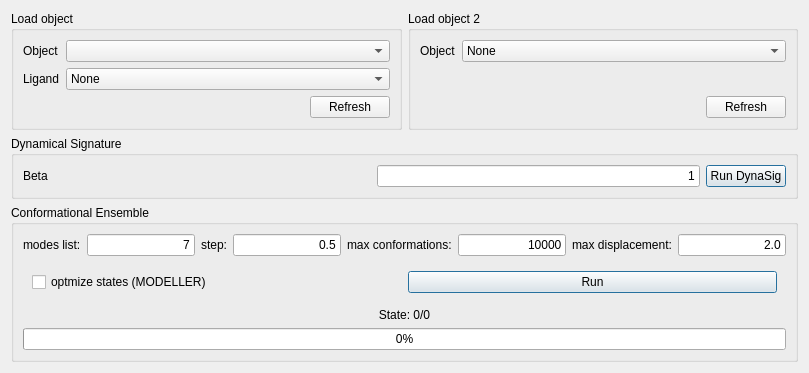
        <widget class="QWidget" name="nrgten_page">
         <layout class="QVBoxLayout" name="verticalLayout_21">
          <item>
           <widget class="QFrame" name="frame_8">
            <property name="frameShape">
             <enum>QFrame::NoFrame</enum>
            </property>
            <property name="frameShadow">
             <enum>QFrame::Plain</enum>
            </property>
            <layout class="QHBoxLayout" name="horizontalLayout_14">
             <property name="leftMargin">
              <number>0</number>
             </property>
             <property name="topMargin">
              <number>0</number>
             </property>
             <property name="rightMargin">
              <number>0</number>
             </property>
             <property name="bottomMargin">
              <number>0</number>
             </property>
             <item>
              <widget class="QGroupBox" name="groupBox_57">
               <property name="title">
                <string>Load object</string>
               </property>
               <layout class="QGridLayout" name="gridLayout_9">
                <property name="bottomMargin">
                 <number>9</number>
                </property>
                <item row="0" column="1">
                 <widget class="QComboBox" name="NRGten_select_target_object_1">
                  <property name="sizePolicy">
                   <sizepolicy hsizetype="Expanding" vsizetype="Fixed">
                    <horstretch>0</horstretch>
                    <verstretch>0</verstretch>
                   </sizepolicy>
                  </property>
                 </widget>
                </item>
                <item row="2" column="1" alignment="Qt::AlignRight">
                 <widget class="QPushButton" name="NRGten_target_refresh_object_1">
                  <property name="sizePolicy">
                   <sizepolicy hsizetype="Maximum" vsizetype="Fixed">
                    <horstretch>0</horstretch>
                    <verstretch>0</verstretch>
                   </sizepolicy>
                  </property>
                  <property name="text">
                   <string>Refresh</string>
                  </property>
                 </widget>
                </item>
                <item row="1" column="0">
                 <widget class="QLabel" name="label_123">
                  <property name="text">
                   <string>&lt;html&gt;&lt;head/&gt;&lt;body&gt;&lt;p&gt;&lt;span&gt;Ligand&lt;/span&gt;&lt;/p&gt;&lt;/body&gt;&lt;/html&gt;</string>
                  </property>
                 </widget>
                </item>
                <item row="0" column="0">
                 <widget class="QLabel" name="label_122">
                  <property name="text">
                   <string>&lt;html&gt;&lt;head/&gt;&lt;body&gt;&lt;p&gt;&lt;span&gt;Object&lt;/span&gt;&lt;/p&gt;&lt;/body&gt;&lt;/html&gt;</string>
                  </property>
                 </widget>
                </item>
                <item row="1" column="1">
                 <widget class="QComboBox" name="NRGten_select_ligand_object_1">
                  <property name="sizePolicy">
                   <sizepolicy hsizetype="Minimum" vsizetype="Fixed">
                    <horstretch>0</horstretch>
                    <verstretch>0</verstretch>
                   </sizepolicy>
                  </property>
                  <item>
                   <property name="text">
                    <string>None</string>
                   </property>
                  </item>
                 </widget>
                </item>
               </layout>
              </widget>
             </item>
             <item>
              <widget class="QGroupBox" name="groupBox_59">
               <property name="title">
                <string>Load object 2</string>
               </property>
               <layout class="QVBoxLayout" name="verticalLayout_18">
                <item alignment="Qt::AlignTop">
                 <widget class="QFrame" name="frame_13">
                  <property name="frameShape">
                   <enum>QFrame::NoFrame</enum>
                  </property>
                  <property name="frameShadow">
                   <enum>QFrame::Raised</enum>
                  </property>
                  <layout class="QHBoxLayout" name="horizontalLayout_10">
                   <property name="leftMargin">
                    <number>0</number>
                   </property>
                   <property name="topMargin">
                    <number>0</number>
                   </property>
                   <property name="rightMargin">
                    <number>0</number>
                   </property>
                   <property name="bottomMargin">
                    <number>0</number>
                   </property>
                   <item>
                    <widget class="QLabel" name="label_125">
                     <property name="text">
                      <string>&lt;html&gt;&lt;head/&gt;&lt;body&gt;&lt;p&gt;&lt;span&gt;Object&lt;/span&gt;&lt;/p&gt;&lt;/body&gt;&lt;/html&gt;</string>
                     </property>
                    </widget>
                   </item>
                   <item>
                    <widget class="QComboBox" name="NRGten_select_target_object_2">
                     <property name="sizePolicy">
                      <sizepolicy hsizetype="Expanding" vsizetype="Fixed">
                       <horstretch>0</horstretch>
                       <verstretch>0</verstretch>
                      </sizepolicy>
                     </property>
                     <item>
                      <property name="text">
                       <string>None</string>
                      </property>
                     </item>
                    </widget>
                   </item>
                  </layout>
                 </widget>
                </item>
                <item alignment="Qt::AlignRight">
                 <widget class="QPushButton" name="NRGten_target_refresh_object_2">
                  <property name="sizePolicy">
                   <sizepolicy hsizetype="Maximum" vsizetype="Fixed">
                    <horstretch>0</horstretch>
                    <verstretch>0</verstretch>
                   </sizepolicy>
                  </property>
                  <property name="text">
                   <string>Refresh</string>
                  </property>
                 </widget>
                </item>
               </layout>
              </widget>
             </item>
            </layout>
           </widget>
          </item>
          <item>
           <widget class="QGroupBox" name="groupBox_58">
            <property name="sizePolicy">
             <sizepolicy hsizetype="Preferred" vsizetype="Minimum">
              <horstretch>0</horstretch>
              <verstretch>0</verstretch>
             </sizepolicy>
            </property>
            <property name="title">
             <string>Dynamical Signature</string>
            </property>
            <layout class="QHBoxLayout" name="horizontalLayout_11">
             <item>
              <widget class="QLabel" name="label_124">
               <property name="text">
                <string>Beta</string>
               </property>
              </widget>
             </item>
             <item>
              <spacer name="horizontalSpacer_26">
               <property name="orientation">
                <enum>Qt::Horizontal</enum>
               </property>
               <property name="sizeHint" stdset="0">
                <size>
                 <width>264</width>
                 <height>20</height>
                </size>
               </property>
              </spacer>
             </item>
             <item>
              <widget class="QLineEdit" name="NRGten_dynasig_beta">
               <property name="text">
                <string>1</string>
               </property>
               <property name="alignment">
                <set>Qt::AlignRight|Qt::AlignTrailing|Qt::AlignVCenter</set>
               </property>
              </widget>
             </item>
             <item>
              <widget class="QPushButton" name="NRGten_dynasig_run">
               <property name="text">
                <string>Run DynaSig</string>
               </property>
               <property name="default">
                <bool>true</bool>
               </property>
              </widget>
             </item>
            </layout>
           </widget>
          </item>
          <item>
           <widget class="QGroupBox" name="groupBox_56">
            <property name="sizePolicy">
             <sizepolicy hsizetype="Preferred" vsizetype="Expanding">
              <horstretch>0</horstretch>
              <verstretch>0</verstretch>
             </sizepolicy>
            </property>
            <property name="title">
             <string>Conformational Ensemble</string>
            </property>
            <layout class="QVBoxLayout" name="verticalLayout_20">
             <item>
              <widget class="QFrame" name="frame_6">
               <property name="frameShape">
                <enum>QFrame::NoFrame</enum>
               </property>
               <property name="frameShadow">
                <enum>QFrame::Plain</enum>
               </property>
               <layout class="QHBoxLayout" name="horizontalLayout_12">
                <property name="leftMargin">
                 <number>0</number>
                </property>
                <property name="topMargin">
                 <number>0</number>
                </property>
                <property name="rightMargin">
                 <number>0</number>
                </property>
                <property name="bottomMargin">
                 <number>0</number>
                </property>
                <item>
                 <layout class="QHBoxLayout" name="horizontalLayout_53">
                  <item>
                   <widget class="QLabel" name="label_119">
                    <property name="text">
                     <string>&lt;html&gt;&lt;head/&gt;&lt;body&gt;&lt;p&gt;modes list:&lt;/p&gt;&lt;/body&gt;&lt;/html&gt;</string>
                    </property>
                   </widget>
                  </item>
                  <item>
                   <widget class="QLineEdit" name="NRGten_modes_lineEdit">
                    <property name="text">
                     <string>7</string>
                    </property>
                    <property name="alignment">
                     <set>Qt::AlignRight|Qt::AlignTrailing|Qt::AlignVCenter</set>
                    </property>
                   </widget>
                  </item>
                 </layout>
                </item>
                <item>
                 <layout class="QHBoxLayout" name="horizontalLayout_52">
                  <item>
                   <widget class="QLabel" name="label_118">
                    <property name="text">
                     <string>&lt;html&gt;&lt;head/&gt;&lt;body&gt;&lt;p&gt;step:&lt;/p&gt;&lt;/body&gt;&lt;/html&gt;</string>
                    </property>
                   </widget>
                  </item>
                  <item>
                   <widget class="QLineEdit" name="NRGten_step_lineEdit">
                    <property name="text">
                     <string>0.5</string>
                    </property>
                    <property name="alignment">
                     <set>Qt::AlignRight|Qt::AlignTrailing|Qt::AlignVCenter</set>
                    </property>
                   </widget>
                  </item>
                 </layout>
                </item>
                <item>
                 <layout class="QHBoxLayout" name="horizontalLayout_54">
                  <item>
                   <widget class="QLabel" name="label_120">
                    <property name="text">
                     <string>&lt;html&gt;&lt;head/&gt;&lt;body&gt;&lt;p&gt;max conformations:&lt;/p&gt;&lt;/body&gt;&lt;/html&gt;</string>
                    </property>
                   </widget>
                  </item>
                  <item>
                   <widget class="QLineEdit" name="NRGten_max_conf_lineEdit">
                    <property name="minimumSize">
                     <size>
                      <width>50</width>
                      <height>0</height>
                     </size>
                    </property>
                    <property name="text">
                     <string>10000</string>
                    </property>
                    <property name="alignment">
                     <set>Qt::AlignRight|Qt::AlignTrailing|Qt::AlignVCenter</set>
                    </property>
                   </widget>
                  </item>
                 </layout>
                </item>
                <item>
                 <layout class="QHBoxLayout" name="horizontalLayout_55">
                  <item>
                   <widget class="QLabel" name="label_121">
                    <property name="text">
                     <string>&lt;html&gt;&lt;head/&gt;&lt;body&gt;&lt;p&gt;max displacement:&lt;/p&gt;&lt;/body&gt;&lt;/html&gt;</string>
                    </property>
                   </widget>
                  </item>
                  <item>
                   <widget class="QLineEdit" name="NRGten_max_dis_lineEdit">
                    <property name="text">
                     <string>2.0</string>
                    </property>
                    <property name="alignment">
                     <set>Qt::AlignRight|Qt::AlignTrailing|Qt::AlignVCenter</set>
                    </property>
                   </widget>
                  </item>
                 </layout>
                </item>
               </layout>
              </widget>
             </item>
             <item>
              <widget class="QFrame" name="frame_7">
               <property name="frameShape">
                <enum>QFrame::NoFrame</enum>
               </property>
               <property name="frameShadow">
                <enum>QFrame::Plain</enum>
               </property>
               <layout class="QHBoxLayout" name="horizontalLayout_13">
                <item>
                 <widget class="QCheckBox" name="NRGten_optmizestates">
                  <property name="text">
                   <string>optmize states (MODELLER)</string>
                  </property>
                 </widget>
                </item>
                <item>
                 <widget class="QPushButton" name="NRGten_conf_ensem_run">
                  <property name="text">
                   <string>Run</string>
                  </property>
                  <property name="default">
                   <bool>true</bool>
                  </property>
                 </widget>
                </item>
               </layout>
              </widget>
             </item>
             <item>
              <widget class="QLabel" name="NRGten_label">
               <property name="text">
                <string>State: 0/0</string>
               </property>
               <property name="alignment">
                <set>Qt::AlignCenter</set>
               </property>
              </widget>
             </item>
             <item>
              <widget class="QProgressBar" name="NRGten_progress">
               <property name="autoFillBackground">
                <bool>false</bool>
               </property>
               <property name="maximum">
                <number>500</number>
               </property>
               <property name="value">
                <number>0</number>
               </property>
               <property name="textVisible">
                <bool>true</bool>
               </property>
              </widget>
             </item>
            </layout>
           </widget>
          </item>
         </layout>
        </widget>
